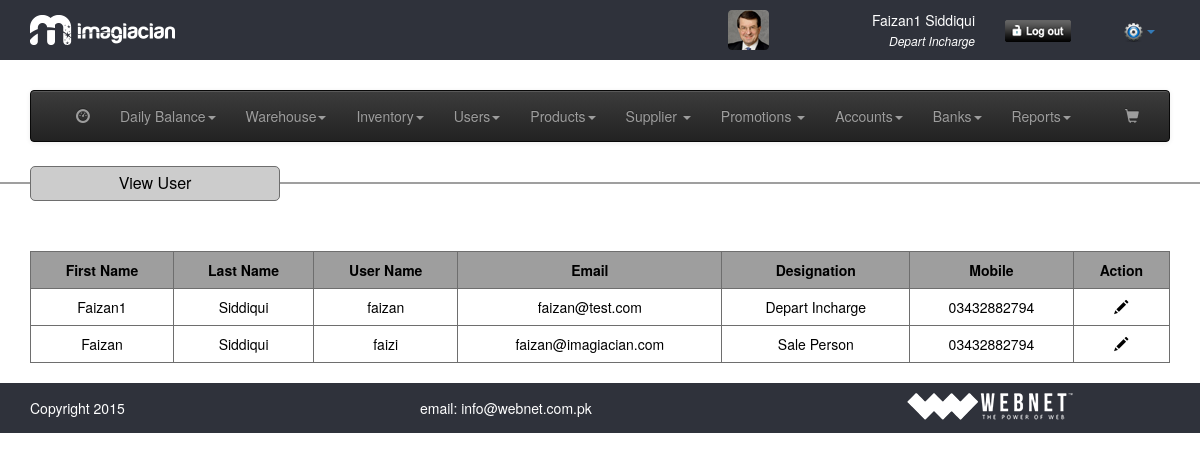
The page /view_user.php (signed in) on the database as committed earlier.
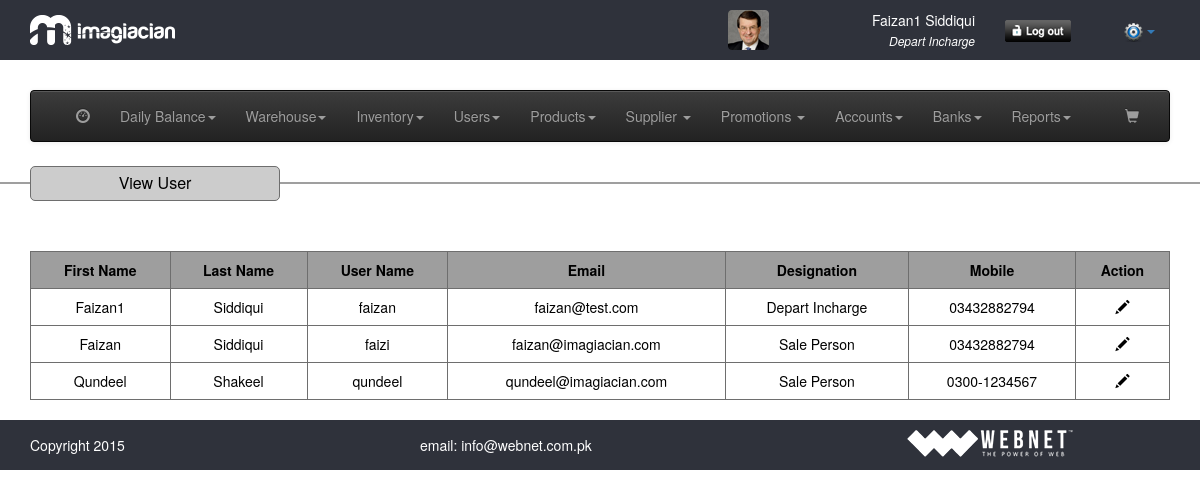
The same page on the database as committed later.
### tables this page shows
CREATE TABLE IF NOT EXISTS `users` (
  `id` int(11) NOT NULL,
  `fname` varchar(32) NOT NULL,
  `lname` varchar(32) NOT NULL,
  `email` varchar(64) NOT NULL,
  `login` varchar(32) NOT NULL,
  `password` varchar(256) NOT NULL,
  `mobile` varchar(32) NOT NULL,
  `phone` varchar(32) NOT NULL,
  `address` varchar(256) NOT NULL,
  `city` varchar(32) NOT NULL,
  `country` varchar(32) NOT NULL,
  `nic` tinytext NOT NULL,
  `dob` varchar(32) NOT NULL,
  `photo` tinytext NOT NULL,
  `designation` varchar(32) NOT NULL,
  `capabilities` tinytext NOT NULL,
  `datetime` timestamp NOT NULL DEFAULT CURRENT_TIMESTAMP
);

### common/class.database.php (called while the page is built, shortened)
<?php
class Database {
    public $_DB;
    public $_query;
    public $_select = array();
    public $_action;
    public $_table;
    public $_force_select_all = false;
    public function __construct() {
        try {
            $this->_DB = new PDO('mysql:host=' . DB_HOST . ';dbname=' . DB_NAME, DB_USER, DB_PASS);
            $this->_DB->setAttribute(PDO::ATTR_ERRMODE, PDO::ERRMODE_EXCEPTION);
        } catch (PDOException $e) {
            echo 'ERROR: ' . $e->getMessage();
        }
    }
    public function query($query) {
        try {
            $this->_query = $this->_DB->prepare(filter_var($query, FILTER_SANITIZE_STRING));
            $this->_query->execute();
            $this->_select = array();
        } catch (PDOException $e) {
            $er = $e->errorInfo;
            echo '<p style="font-family:arial; background:#F00; position:absolute; z-index:10000; color:#FFF; padding:5px;">ERROR: ' . $er[2] . '</p>';
        }
    }
    public function build_query() {
        $query = $this->_action;
        if ($this->_action == 'SELECT') {
            if (!empty($this->_select)) {
                if ($this->_force_select_all == true) {
                    $query .= ' *,';
                }
                foreach ($this->_select as $column_name => $name) {
                    $query .=' ' . $column_name . ' as ' . $name . ', ';
                }
            } else {
                $query .= ' *';
            }
            $query = rtrim($query, ', ');
        }
        if ($this->_action != 'UPDATE' && $this->_action != 'INSERT') {
            $query .= ' FROM ';
        }
        $query .= $this->_table;
        $this->query($query);
    }
    public function all_results($fetch_type = PDO::FETCH_OBJ) {
        return $this->_query->fetchAll($fetch_type);
    }
    public function from($table_name, $num_rows = NULL) {
        $this->_action = 'SELECT';
        $this->_table = $table_name;
        $this->build_query();
    }
}

### classes/class.user.php (called while the page is built, shortened)
<?php
class user extends database
{
	private $table_name;
	function __construct(){
		$this->table_name = 'users';
	}
	public function get_users($ID = NULL)
	{
		$this->from($this->table_name);
		return $this->all_results();
	}
}
 ?>

### view_user.php (the view, shortened to what this page needs)
<?php require_once 'header.php'; ?>
<section>
	<hr/>
	<div class="container">
		<div class="row">
			<div class="tableHeading">
				<p class="nomargin alignCenter">View User</p>
			</div>
			<div class="col-md-12">
				<?php
				$user = new user();
				$results = $user->get_users();
				if ($results) {
				?>
				<table border="1" cellpadding="0" cellspacing="0" class="table table-hover tableView">
					<tr>
						<th>First Name</th>
						<th>Last Name</th>
						<th>User Name</th>
						<th>Email</th>
						<th>Designation</th>
						<th>Mobile</th>
						<th>Action</th>
					</tr>
						<?php
						foreach($results as $res){
						$designation = $res->designation;
						echo '<tr>';
						echo '<td>'. $res->fname .'</td>';
						echo '<td>'. $res->lname .'</td>';
						echo '<td>'. $res->login .'</td>';
						echo '<td>'. $res->email.'</td>';
						echo '<td style="text-transform: capitalize;">'. str_replace("_"," ","$designation") .'</td>';
						echo '<td>'. $res->mobile .'</td>';
						echo '<td class="alignCenter"><a href="add_user.php?id='.$res->id.'"><span class="glyphicon glyphicon-pencil"></span></a></td>';
						echo '</tr>';
						}
						?>
				</table>
				<?php
				}else{
					echo 'Error';
				}
				?>
			</div>
</section>
<?php require_once 'footer.php'; ?>

Rows that differ between the two databases and show on the page:
added users: fname "Qundeel", lname "Shakeel", login "qundeel", email "qundeel@imagiacian.com", designation "Sale Person", mobile "0300-1234567"
